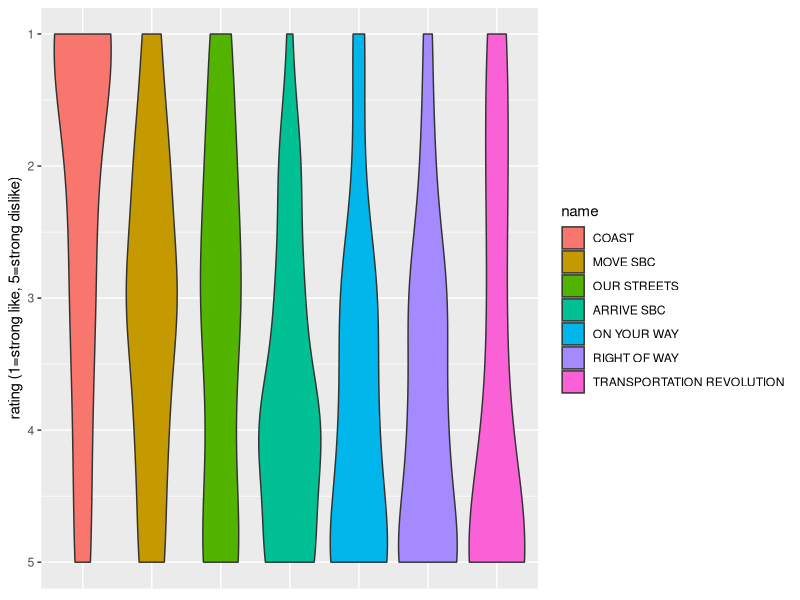
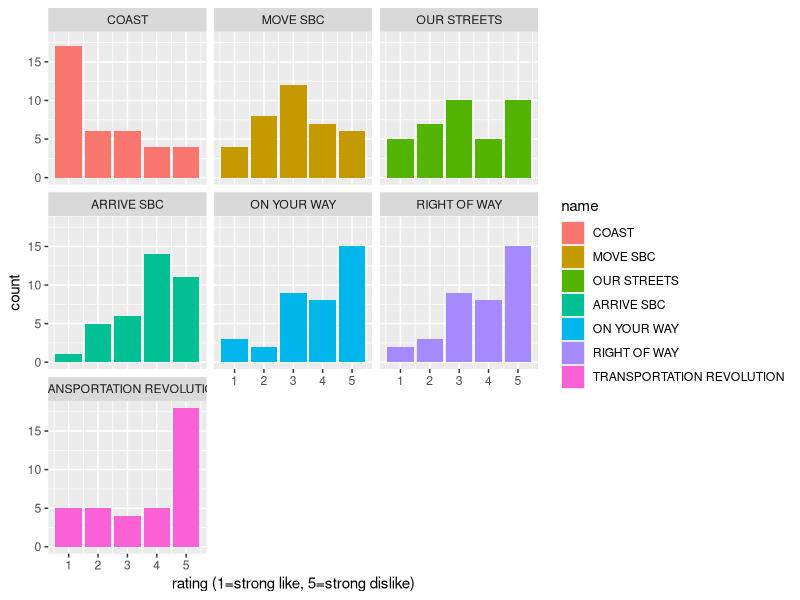
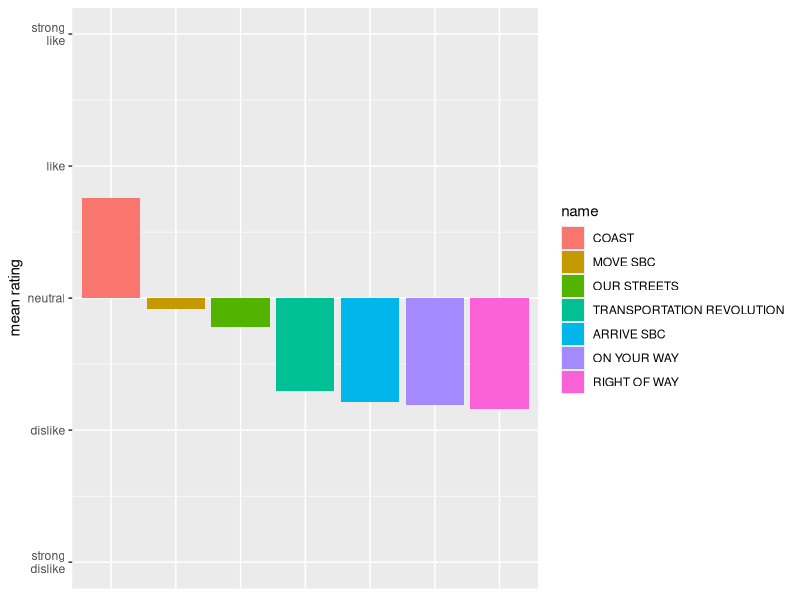
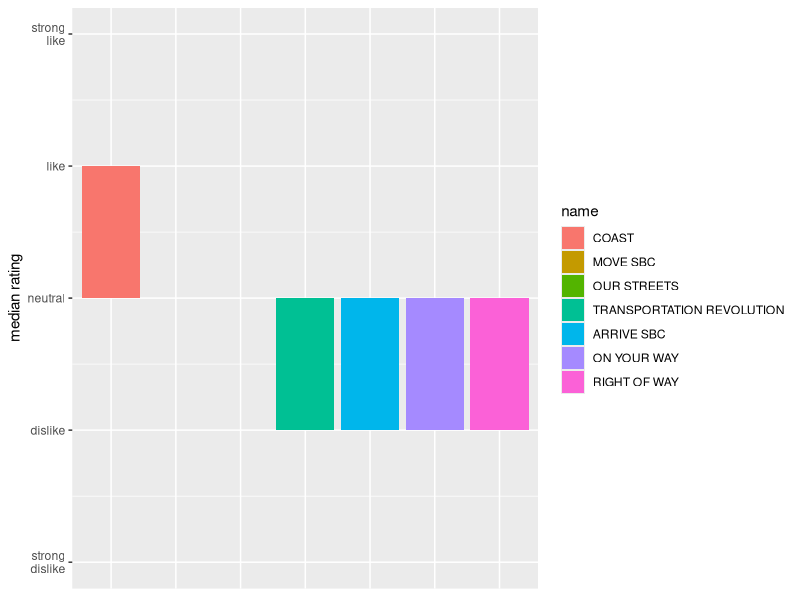
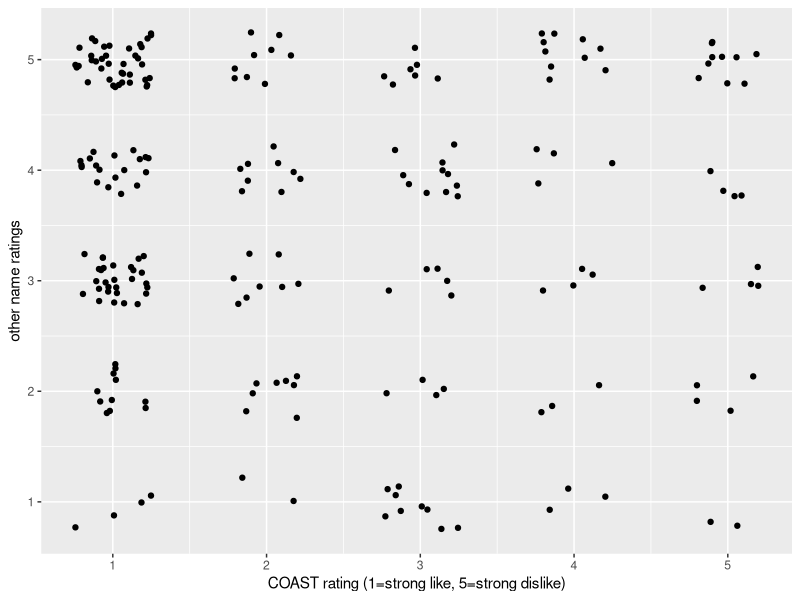
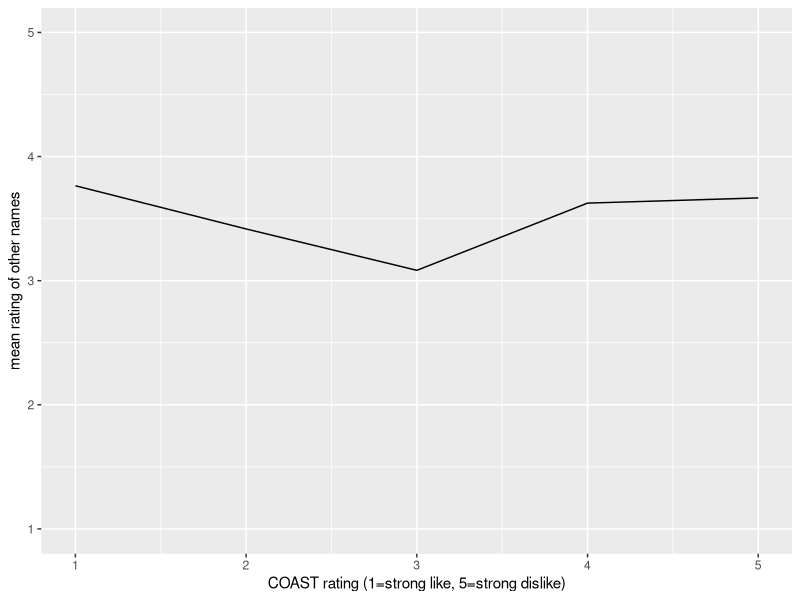

Write the R code that produced these figures, in order.
## ---- chunk 1
knitr::opts_chunk$set(echo=TRUE)
## ---- chunk 2
library(tidyverse)
library(assertthat)
## ---- chunk 3
cat(read_lines("data.csv", n_max=5), sep="\n")
## ---- chunk 4
clean_data <- read_csv("data.csv") %>%
    mutate(across(everything(), ~replace_na(.x, 3)))

assert_that(
    nrow(filter(clean_data, if_any(everything(), ~!(.x %in% 1:5)))) == 0,
    msg="Data out of range"
)
## ---- chunk 5
df <- clean_data %>%
    pivot_longer(cols=everything(), names_to="name", values_to="rating") %>%
    mutate(name=as.factor(name))

head(df, n=10)
## ---- chunk 6
strong_dislike_order <- df %>%
    filter(rating==5) %>%
    count(name) %>%
    arrange(n)

df$name <- factor(df$name, strong_dislike_order$name)

ggplot(df, aes(x=name, y=rating, fill=name)) +
    geom_violin() +
    ylim(5, 1) +
    theme(axis.title.x=element_blank()) +
    theme(axis.text.x=element_blank()) +
    theme(axis.ticks.x=element_blank()) +
    ylab("rating (1=strong like, 5=strong dislike)")
## ---- chunk 7
ggplot(df, aes(x=rating, fill=name)) +
    geom_bar(position="dodge") +
    facet_wrap(~name) +
    xlab("rating (1=strong like, 5=strong dislike)")
## ---- chunk 8
df2 <- df %>%
    group_by(name) %>%
    summarize(mean_rating=mean(3-rating)) %>%  # transform the scale from 5:1 to -2:2
    arrange(desc(mean_rating))

# As before, order factor levels to achieve desired plot order.
df2$name <- factor(df2$name, df2$name)

y_scale <- scale_y_continuous(
    limits=c(-2, 2),
    breaks=-2:2,
    labels=c("strong\ndislike", "dislike", "neutral", "like", "strong\nlike")
)

ggplot(df2, aes(x=name, y=mean_rating, fill=name)) +
    geom_bar(stat="identity") +
    theme(axis.title.x=element_blank()) +
    theme(axis.text.x=element_blank()) +
    theme(axis.ticks.x=element_blank()) +
    ylab("mean rating") +
    y_scale
## ---- chunk 9
# Same as above, but using median.

df3 <- df %>%
    group_by(name) %>%
    summarize(median_rating=median(3-rating))

df3$name <- factor(df3$name, df2$name)  # same order as previous plot

ggplot(df3, aes(x=name, y=median_rating, fill=name)) +
    geom_bar(stat="identity") +
    theme(axis.title.x=element_blank()) +
    theme(axis.text.x=element_blank()) +
    theme(axis.ticks.x=element_blank()) +
    ylab("median rating") +
    y_scale
## ---- chunk 10
df4 <- clean_data %>%
    pivot_longer(
        cols=setdiff(levels(df$name), "COAST"),  # all names but COAST
        names_to="name",
        values_to="rating"
    ) %>%
    rename(COAST_rating=COAST) %>%
    mutate(name=as.factor(name))

ggplot(df4, aes(x=COAST_rating, y=rating)) +
    geom_jitter(width=.25, height=.25) +
    labs(x="COAST rating (1=strong like, 5=strong dislike)", y="other name ratings")
## ---- chunk 11
df4 %>% group_by(COAST_rating) %>%
    summarize(mean_rating=mean(rating)) %>%
    ggplot(aes(x=COAST_rating, y=mean_rating)) +
        geom_line() +
        ylim(1, 5) +
        xlab("COAST rating (1=strong like, 5=strong dislike)") +
        ylab("mean rating of other names")
